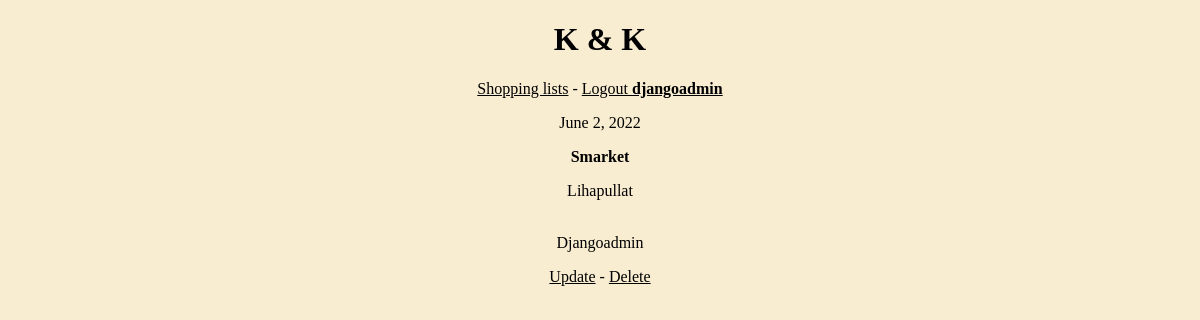
The app's page /shoppinglist/4 (signed in) with its own data.
### list/models.py (models this page shows, shortened)
class List(models.Model):
    shop = models.CharField(max_length=100, default="")
    shop_items = models.TextField(default="")
    date = models.DateField(null=True, blank=True, default=datetime.today)
    shopper = models.ForeignKey(
            User,
            on_delete=models.CASCADE, default=""
        )
    done = models.BooleanField(default=False)
    def get_absolute_url(self):
        return f"/shoppinglist/{self.pk}"
    def shop_items_better_list(self):
        return self.shop_items.split('\n')

### list/views.py (the view)
# urls.py: path('shoppinglist/<int:pk>', views.ShoppingDetailView.as_view()),
class ShoppingDetailView(LoginRequiredMixin, DetailView):
    model = models.List

### list/templates/list/list_detail.html
{% extends "list/base.html" %}
{% block content %}
	<p>{{ object.date }}</p>
	<p><b>{{ object.shop }}</b></p>
	{% for item in object.shop_items_better_list %}
		{{ item }}<br>
	{% endfor %}
	<br>
	<p>{{ object.shopper|capfirst }}</p>
	<a href="{{ list.get_absolute_url }}/update">Update</a> - <a href="{{ list.get_absolute_url }}/delete">Delete</a>
{% endblock content %}

### list/templates/list/base.html (shortened to what this page needs)
<!DOCTYPE html>
<html lang="en">
	<head>
	</head>
	<body>
		<div class="toolbar">
		<h1>K & K</h1>
			<p><a href="/shoppinglist">Shopping lists</a> -
			{% if user.is_authenticated %}
				<a href="/logout">Logout <b>{{ user.username }}</b></a>
			{% else %}
				<a href="/accounts/login">Login</a>
			{% endif %}
		</div>
		<div class="container_content">
			{% block content %}{% endblock content %}
		</div>
	</body>
</html>

### list/templates/list/base.html (style rules this page uses)
body { background: #F8ECD1; }
a { color: #000000; }
.toolbar { text-align: center; }
.container_content { text-align: center; }

### records on screen
List: date "June 2, 2022", shop "Smarket", shop_items_better_list "Lihapullat", shopper "Djangoadmin"

### other values on screen
{{ user.username }} "djangoadmin"
